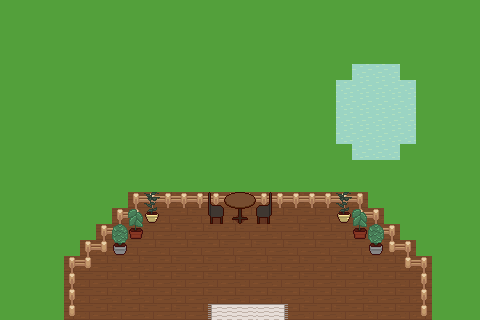

Below is a game level as drawn by its tile map, then a one-line description and the .tmx file that defines it, in full:
An orthogonal 30x20 tile map with 16x16 px tiles, 4 tile layers (Floor, Floor_Decor, Wall, Decor), 6 tilesets and 1 object.

<map version="1.10" tiledversion="1.12.0" orientation="orthogonal" renderorder="right-down" width="30" height="20" tilewidth="16" tileheight="16" infinite="0" nextlayerid="6" nextobjectid="3">
 <tileset firstgid="1" source="map_Kitchen/floorswalls.tsx" />
 <tileset firstgid="225" name="Fences" tilewidth="16" tileheight="16" tilecount="16" columns="4">
  <image source="Sprout-Lands-Tilemap-0.2.0/addons/sprout_lands_tilemap/assets/Tilesets/Fences.png" width="64" height="64" />
 </tileset>
 <tileset firstgid="241" source="map_Kitchen/decorations.tsx" />
 <tileset firstgid="361" name="plains" tilewidth="16" tileheight="16" tilecount="72" columns="6">
  <image source="sprites/tilesets/plains.png" width="96" height="192" />
 </tileset>
 <tileset firstgid="433" name="Water" tilewidth="16" tileheight="16" tilecount="4" columns="4">
  <image source="Sprout-Lands-Tilemap-0.2.0/addons/sprout_lands_tilemap/assets/Tilesets/Water.png" width="64" height="16" />
 </tileset>
 <tileset firstgid="437" source="map_Kitchen/tables.tsx" />
 <layer id="1" name="Floor" width="30" height="20">
  <data encoding="csv">
393,393,393,393,393,393,393,393,393,393,393,393,393,393,393,393,393,393,393,393,393,393,393,393,393,393,393,393,393,393,
393,393,393,393,393,393,393,393,393,393,393,393,393,393,393,393,393,393,393,393,393,393,393,393,393,393,393,393,393,393,
393,393,393,393,393,393,393,393,393,393,393,393,393,393,393,393,393,393,393,393,393,393,393,393,393,393,393,393,393,393,
393,393,393,393,393,393,393,393,393,393,393,393,393,393,393,393,393,393,393,393,393,393,393,393,393,393,393,393,393,393,
393,393,393,393,393,393,393,393,393,393,393,393,393,393,393,393,393,393,393,393,393,393,435,435,435,393,393,393,393,393,
393,393,393,393,393,393,393,393,393,393,393,393,393,393,393,393,393,393,393,393,393,435,435,435,435,435,393,393,393,393,
393,393,393,393,393,393,393,393,393,393,393,393,393,393,393,393,393,393,393,393,393,435,435,435,435,435,393,393,393,393,
393,393,393,393,393,393,393,393,393,393,393,393,393,393,393,393,393,393,393,393,393,435,435,435,435,435,393,393,393,393,
393,393,393,393,393,393,393,393,393,393,393,393,393,393,393,393,393,393,393,393,393,435,435,435,435,435,393,393,393,393,
393,393,393,393,393,393,393,393,393,393,393,393,393,393,393,393,393,393,393,393,393,393,434,435,435,393,393,393,393,393,
393,393,393,393,393,393,393,393,393,393,393,393,393,393,393,393,393,393,393,393,393,393,393,393,393,393,393,393,393,393,
393,393,393,393,393,393,393,393,393,393,393,393,393,393,393,393,393,393,393,393,393,393,393,393,393,393,393,393,393,393,
393,393,393,393,393,393,393,393,95,95,96,95,96,95,96,95,96,95,96,95,96,95,95,393,393,393,393,393,393,393,
393,393,393,393,393,393,393,95,95,96,95,96,95,96,95,96,95,96,95,96,95,96,95,95,393,393,393,393,393,393,
393,393,393,393,393,393,95,95,96,95,96,95,96,95,96,95,96,95,96,95,96,95,96,95,95,393,393,393,393,393,
393,393,393,393,393,95,95,96,95,96,95,96,95,96,95,96,95,96,95,96,95,96,95,96,95,95,393,393,393,393,
393,393,393,393,95,95,96,95,96,95,96,95,96,95,96,95,96,95,96,95,96,95,96,95,96,95,95,393,393,393,
393,393,393,393,95,95,96,95,96,95,96,95,96,95,96,95,96,95,96,95,96,95,96,95,96,95,95,393,393,393,
393,393,393,393,95,95,96,95,96,95,96,95,96,95,96,95,96,95,96,95,96,95,96,95,96,95,95,393,393,393,
393,393,393,393,95,95,96,95,96,95,96,95,96,95,96,95,96,95,96,95,96,95,96,95,96,95,95,393,393,393
</data>
 </layer>
 <layer id="5" name="Floor_Decor" width="30" height="20">
  <data encoding="csv">
0,0,0,0,0,0,0,0,0,0,0,0,0,0,0,0,0,0,0,0,0,0,0,0,0,0,0,0,0,0,
0,0,0,0,0,0,0,0,0,0,0,0,0,0,0,0,0,0,0,0,0,0,0,0,0,0,0,0,0,0,
0,0,0,0,0,0,0,0,0,0,0,0,0,0,0,0,0,0,0,0,0,0,0,0,0,0,0,0,0,0,
0,0,0,0,0,0,0,0,0,0,0,0,0,0,0,0,0,0,0,0,0,0,0,0,0,0,0,0,0,0,
0,0,0,0,0,0,0,0,0,0,0,0,0,0,0,0,0,0,0,0,0,0,0,0,0,0,0,0,0,0,
0,0,0,0,0,0,0,0,0,0,0,0,0,0,0,0,0,0,0,0,0,0,0,0,0,0,0,0,0,0,
0,0,0,0,0,0,0,0,0,0,0,0,0,0,0,0,0,0,0,0,0,0,0,0,0,0,0,0,0,0,
0,0,0,0,0,0,0,0,0,0,0,0,0,0,0,0,0,0,0,0,0,0,0,0,0,0,0,0,0,0,
0,0,0,0,0,0,0,0,0,0,0,0,0,0,0,0,0,0,0,0,0,0,0,0,0,0,0,0,0,0,
0,0,0,0,0,0,0,0,0,0,0,0,0,0,0,0,0,0,0,0,0,0,0,0,0,0,0,0,0,0,
0,0,0,0,0,0,0,0,0,0,0,0,0,0,0,0,0,0,0,0,0,0,0,0,0,0,0,0,0,0,
0,0,0,0,0,0,0,0,0,0,0,0,0,0,0,0,0,0,0,0,0,0,0,0,0,0,0,0,0,0,
0,0,0,0,0,0,0,0,0,0,0,0,0,0,0,0,0,0,0,0,0,0,0,0,0,0,0,0,0,0,
0,0,0,0,0,0,0,0,0,0,0,0,0,0,0,0,0,0,0,0,0,0,0,0,0,0,0,0,0,0,
0,0,0,0,0,0,0,0,0,0,0,0,0,0,0,0,0,0,0,0,0,0,0,0,0,0,0,0,0,0,
0,0,0,0,0,0,0,0,0,0,0,0,0,0,0,0,0,0,0,0,0,0,0,0,0,0,0,0,0,0,
0,0,0,0,0,0,0,0,0,0,0,0,0,0,0,0,0,0,0,0,0,0,0,0,0,0,0,0,0,0,
0,0,0,0,0,0,0,0,0,0,0,0,0,0,0,0,0,0,0,0,0,0,0,0,0,0,0,0,0,0,
0,0,0,0,0,0,0,0,0,0,0,0,0,0,0,0,0,0,0,0,0,0,0,0,0,0,0,0,0,0,
0,0,0,0,0,0,0,0,0,0,0,0,0,1062,1063,1064,1064,1065,0,0,0,0,0,0,0,0,0,0,0,0
</data>
 </layer>
 <layer id="2" name="Wall" width="30" height="20">
  <data encoding="csv">
0,0,0,0,0,0,0,0,0,0,0,0,0,0,0,0,0,0,0,0,0,0,0,0,0,0,0,0,0,0,
0,0,0,0,0,0,0,0,0,0,0,0,0,0,0,0,0,0,0,0,0,0,0,0,0,0,0,0,0,0,
0,0,0,0,0,0,0,0,0,0,0,0,0,0,0,0,0,0,0,0,0,0,0,0,0,0,0,0,0,0,
0,0,0,0,0,0,0,0,0,0,0,0,0,0,0,0,0,0,0,0,0,0,0,0,0,0,0,0,0,0,
0,0,0,0,0,0,0,0,0,0,0,0,0,0,0,0,0,0,0,0,0,0,0,0,0,0,0,0,0,0,
0,0,0,0,0,0,0,0,0,0,0,0,0,0,0,0,0,0,0,0,0,0,0,0,0,0,0,0,0,0,
0,0,0,0,0,0,0,0,0,0,0,0,0,0,0,0,0,0,0,0,0,0,0,0,0,0,0,0,0,0,
0,0,0,0,0,0,0,0,0,0,0,0,0,0,0,0,0,0,0,0,0,0,0,0,0,0,0,0,0,0,
0,0,0,0,0,0,0,0,0,0,0,0,0,0,0,0,0,0,0,0,0,0,0,0,0,0,0,0,0,0,
0,0,0,0,0,0,0,0,0,0,0,0,0,0,0,0,0,0,0,0,0,0,0,0,0,0,0,0,0,0,
0,0,0,0,0,0,0,0,0,0,0,0,0,0,0,0,0,0,0,0,0,0,0,0,0,0,0,0,0,0,
0,0,0,0,0,0,0,0,0,0,0,0,0,0,0,0,0,0,0,0,0,0,0,0,0,0,0,0,0,0,
0,0,0,0,0,0,0,0,226,227,227,227,227,227,227,227,227,227,227,227,227,227,228,0,0,0,0,0,0,0,
0,0,0,0,0,0,0,226,236,0,0,0,0,0,0,0,0,0,0,0,0,0,234,228,0,0,0,0,0,0,
0,0,0,0,0,0,226,236,0,0,0,0,0,0,0,0,0,0,0,0,0,0,0,234,228,0,0,0,0,0,
0,0,0,0,0,226,236,0,0,0,0,0,0,0,0,0,0,0,0,0,0,0,0,0,234,228,0,0,0,0,
0,0,0,0,226,236,0,0,0,0,0,0,0,0,0,0,0,0,0,0,0,0,0,0,0,234,228,0,0,0,
0,0,0,0,229,0,0,0,0,0,0,0,0,0,0,0,0,0,0,0,0,0,0,0,0,0,229,0,0,0,
0,0,0,0,229,0,0,0,0,0,0,0,0,0,0,0,0,0,0,0,0,0,0,0,0,0,229,0,0,0,
0,0,0,0,233,0,0,0,0,0,0,0,0,0,0,0,0,0,0,0,0,0,0,0,0,0,233,0,0,0
</data>
 </layer>
 <layer id="3" name="Decor" width="30" height="20">
  <data encoding="csv">
0,0,0,0,0,0,0,0,0,0,0,0,0,0,0,0,0,0,0,0,0,0,0,0,0,0,0,0,0,0,
0,0,0,0,0,0,0,0,0,0,0,0,0,0,0,0,0,0,0,0,0,0,0,0,0,0,0,0,0,0,
0,0,0,0,0,0,0,0,0,0,0,0,0,0,0,0,0,0,0,0,0,0,0,0,0,0,0,0,0,0,
0,0,0,0,0,0,0,0,0,0,0,0,0,0,0,0,0,0,0,0,0,0,0,0,0,0,0,0,0,0,
0,0,0,0,0,0,0,0,0,0,0,0,0,0,0,0,0,0,0,0,0,0,0,0,0,0,0,0,0,0,
0,0,0,0,0,0,0,0,0,0,0,0,0,0,0,0,0,0,0,0,0,0,0,0,0,0,0,0,0,0,
0,0,0,0,0,0,0,0,0,0,0,0,0,0,0,0,0,0,0,0,0,0,0,0,0,0,0,0,0,0,
0,0,0,0,0,0,0,0,0,0,0,0,0,0,0,0,0,0,0,0,0,0,0,0,0,0,0,0,0,0,
0,0,0,0,0,0,0,0,0,0,0,0,0,0,0,0,0,0,0,0,0,0,0,0,0,0,0,0,0,0,
0,0,0,0,0,0,0,0,0,0,0,0,0,0,0,0,0,0,0,0,0,0,0,0,0,0,0,0,0,0,
0,0,0,0,0,0,0,0,0,0,0,0,0,0,0,0,0,0,0,0,0,0,0,0,0,0,0,0,0,0,
0,0,0,0,0,0,0,0,0,0,0,0,0,0,0,0,0,0,0,0,0,0,0,0,0,0,0,0,0,0,
0,0,0,0,0,0,0,0,0,304,0,0,0,969,958,959,967,0,0,0,0,304,0,0,0,0,0,0,0,0,
0,0,0,0,0,0,0,0,302,316,0,0,0,1008,997,998,1006,0,0,0,0,316,302,0,0,0,0,0,0,0,
0,0,0,0,0,0,0,306,314,0,0,0,0,0,0,0,0,0,0,0,0,0,314,306,0,0,0,0,0,0,
0,0,0,0,0,0,0,318,0,0,0,0,0,0,0,0,0,0,0,0,0,0,0,318,0,0,0,0,0,0,
0,0,0,0,0,0,0,0,0,0,0,0,0,0,0,0,0,0,0,0,0,0,0,0,0,0,0,0,0,0,
0,0,0,0,0,0,0,0,0,0,0,0,0,0,0,0,0,0,0,0,0,0,0,0,0,0,0,0,0,0,
0,0,0,0,0,0,0,0,0,0,0,0,0,0,0,0,0,0,0,0,0,0,0,0,0,0,0,0,0,0,
0,0,0,0,0,0,0,0,0,0,0,0,0,0,0,0,0,0,0,0,0,0,0,0,0,0,0,0,0,0
</data>
 </layer>
 <objectgroup id="4" name="Door">
  <object id="2" x="222.91" y="313.367" width="49.1049" height="5.81505">
   <properties>
    <property name="spawnX" type="float" value="220" />
    <property name="spawnY" type="float" value="200" />
    <property name="targetMap" value="map.tmx" />
   </properties>
  </object>
 </objectgroup>
</map>
